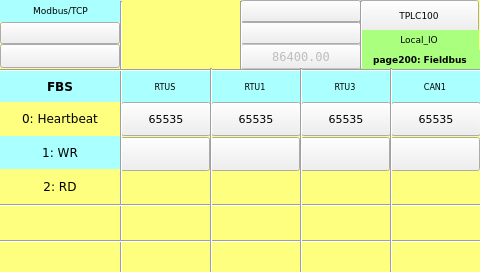
<?xml version="1.0" encoding="UTF-8"?>
<ui version="4.0">
<class>page200</class>
<widget class="QWidget" name="page200">
<property name="geometry">
<rect>
<x>0</x>
<y>0</y>
<width>480</width>
<height>272</height>
</rect>
</property>
<property name="minimumSize">
<size>
<width>480</width>
<height>272</height>
</size>
</property>
<property name="maximumSize">
<size>
<width>480</width>
<height>272</height>
</size>
</property>
<property name="windowTitle">
<string>page200</string>
</property>
<property name="styleSheet">
<string notr="true">QWidget#page200
{
background-color: rgb(255, 255, 127);
}</string>
</property>
<widget class="Line" name="line_vt_2">
<property name="geometry">
<rect>
<x>240</x>
<y>1</y>
<width>3</width>
<height>68</height>
</rect>
</property>
<property name="orientation">
<enum>Qt::Vertical</enum>
</property>
<property name="font">
 <font>
  <family>DejaVu Sans</family>
  <pointsize>8</pointsize>
 </font>
</property>
</widget>
<widget class="Line" name="line_vt_4">
<property name="geometry">
<rect>
<x>360</x>
<y>1</y>
<width>3</width>
<height>68</height>
</rect>
</property>
<property name="orientation">
<enum>Qt::Vertical</enum>
</property>
<property name="font">
 <font>
  <family>DejaVu Sans</family>
  <pointsize>8</pointsize>
 </font>
</property>
</widget>
<widget class="ATCMbutton" name="atcmButton_menu">
<property name="geometry">
<rect>
<x>359</x>
<y>0</y>
<width>120</width>
<height>32</height>
</rect>
</property>
<property name="font">
<font>
<family>DejaVu Sans</family>
  <pointsize>7</pointsize>
<weight>50</weight>
<bold>false</bold>
</font>
</property>
<property name="toolTip">
<string/>
</property>
<property name="whatsThis">
<string>ATCMbutton widget</string>
</property>
<property name="pageName">
<string>menu</string>
</property>
<property name="statusvar">
<string/>
</property>
<property name="viewStatus">
<bool>false</bool>
</property>
<property name="refresh">
<number>200</number>
</property>
<property name="visibilityVar">
<string/>
</property>
<property name="bgColor">
<color>
<red>85</red>
<green>255</green>
<blue>255</blue>
</color>
</property>
<property name="borderColor">
<color>
<red>0</red>
<green>0</green>
<blue>0</blue>
</color>
</property>
<property name="text">
<string>TPLC100</string>
</property>
<property name="pressText">
<string>TPLC100</string>
</property>
<property name="borderWidth">
<number>1</number>
</property>
<property name="borderRadius">
<number>0</number>
</property>
<property name="apparence">
<enum>QFrame::Raised</enum>
</property>
</widget>
<widget class="Line" name="line_hr_2">
<property name="geometry">
<rect>
<x>0</x>
<y>204</y>
<width>481</width>
<height>3</height>
</rect>
</property>
<property name="font">
<font>
<family>DejaVu Sans</family>
  <pointsize>8</pointsize>
</font>
</property>
<property name="orientation">
<enum>Qt::Horizontal</enum>
</property>
</widget>
<widget class="QLabel" name="label_RTU_AnIn_14">
<property name="geometry">
<rect>
<x>0</x>
<y>136</y>
<width>120</width>
<height>33</height>
</rect>
</property>
<property name="font">
<font>
<family>DejaVu Sans</family>
  <pointsize>9</pointsize>
</font>
</property>
<property name="styleSheet">
<string notr="true">background-color: rgb(170, 255, 255);</string>
</property>
<property name="text">
<string>1: WR</string>
</property>
<property name="alignment">
<set>Qt::AlignCenter</set>
</property>
</widget>
<widget class="Line" name="line_vt_1">
<property name="geometry">
<rect>
<x>120</x>
<y>1</y>
<width>3</width>
<height>272</height>
</rect>
</property>
<property name="orientation">
<enum>Qt::Vertical</enum>
</property>
<property name="font">
 <font>
  <family>DejaVu Sans</family>
  <pointsize>8</pointsize>
 </font>
</property>
</widget>
<widget class="Line" name="line_hr_3">
<property name="geometry">
<rect>
<x>0</x>
<y>231</y>
<width>481</width>
<height>21</height>
</rect>
</property>
<property name="orientation">
<enum>Qt::Horizontal</enum>
</property>
<property name="font">
 <font>
  <family>DejaVu Sans</family>
  <pointsize>8</pointsize>
 </font>
</property>
</widget>
<widget class="QLabel" name="label_RTU_AnIn_18">
<property name="geometry">
<rect>
<x>0</x>
<y>70</y>
<width>120</width>
<height>33</height>
</rect>
</property>
<property name="font">
<font>
<family>DejaVu Sans</family>
  <pointsize>9</pointsize>
<weight>75</weight>
<bold>true</bold>
</font>
</property>
<property name="styleSheet">
<string notr="true">background-color: rgb(170, 255, 255);</string>
</property>
<property name="text">
<string>FBS</string>
</property>
<property name="alignment">
<set>Qt::AlignCenter</set>
</property>
</widget>
<widget class="ATCMbutton" name="atcmButton">
<property name="geometry">
<rect>
<x>120</x>
<y>137</y>
<width>90</width>
<height>34</height>
</rect>
</property>
<property name="checkable">
<bool>true</bool>
</property>
<property name="toolTip">
<string>FBS_RTUS_WR</string>
</property>
<property name="whatsThis">
<string>ATCMbutton widget</string>
</property>
<property name="pageName">
<string/>
</property>
<property name="passwordVar">
<string/>
</property>
<property name="statusvar">
<string>FBS_RTUS_WR</string>
</property>
<property name="viewStatus">
<bool>false</bool>
</property>
<property name="visibilityVar">
<string/>
</property>
<property name="bgColor">
<color>
<red>170</red>
<green>255</green>
<blue>255</blue>
</color>
</property>
<property name="text">
<string/>
</property>
<property name="pressText">
<string/>
</property>
<property name="borderWidth">
<number>1</number>
</property>
<property name="borderRadius">
<number>0</number>
</property>
<property name="apparence">
<enum>QFrame::Raised</enum>
</property>
<property name="font">
 <font>
  <family>DejaVu Sans</family>
  <pointsize>8</pointsize>
 </font>
</property>
</widget>
<widget class="ATCMled" name="atcmLed_RTU_AnIn_1">
<property name="geometry">
<rect>
<x>120</x>
<y>170</y>
<width>90</width>
<height>34</height>
</rect>
</property>
<property name="toolTip">
<string>FBS_RTUS_RD</string>
</property>
<property name="whatsThis">
<string>ATCMled widget</string>
</property>
<property name="variable">
<string>FBS_RTUS_RD</string>
</property>
<property name="refresh">
<number>500</number>
</property>
<property name="viewStatus">
<bool>false</bool>
</property>
<property name="visibilityVar">
<string/>
</property>
<property name="onIcon">
<iconset>
<normaloff>:/on.png</normaloff>:/on.png</iconset>
</property>
<property name="offIcon">
<iconset>
<normaloff>:/off.png</normaloff>:/off.png</iconset>
</property>
<property name="font">
 <font>
  <family>DejaVu Sans</family>
  <pointsize>8</pointsize>
 </font>
</property>
</widget>
<widget class="Line" name="line_hr_1">
<property name="geometry">
<rect>
<x>0</x>
<y>69</y>
<width>481</width>
<height>3</height>
</rect>
</property>
<property name="orientation">
<enum>Qt::Horizontal</enum>
</property>
<property name="font">
 <font>
  <family>DejaVu Sans</family>
  <pointsize>8</pointsize>
 </font>
</property>
</widget>
<widget class="QLabel" name="label_Qt_Project">
<property name="geometry">
<rect>
<x>359</x>
<y>30</y>
<width>120</width>
<height>20</height>
</rect>
</property>
<property name="font">
<font>
<family>DejaVu Sans</family>
  <pointsize>7</pointsize>
</font>
</property>
<property name="styleSheet">
<string notr="true">background-color: rgb(170, 255, 127);</string>
</property>
<property name="text">
<string>Local_IO</string>
</property>
<property name="alignment">
<set>Qt::AlignCenter</set>
</property>
</widget>
<widget class="QLabel" name="label_RTU_AnIn_13">
<property name="geometry">
<rect>
<x>0</x>
<y>102</y>
<width>120</width>
<height>33</height>
</rect>
</property>
<property name="font">
<font>
<family>DejaVu Sans</family>
  <pointsize>9</pointsize>
</font>
</property>
<property name="styleSheet">
<string notr="true">background-color: rgb(255, 255, 127);</string>
</property>
<property name="text">
<string>0: Heartbeat</string>
</property>
<property name="alignment">
<set>Qt::AlignCenter</set>
</property>
</widget>
<widget class="QLabel" name="label_Start_3">
<property name="geometry">
<rect>
<x>0</x>
<y>0</y>
<width>121</width>
<height>22</height>
</rect>
</property>
<property name="font">
<font>
<family>DejaVu Sans</family>
  <pointsize>7</pointsize>
</font>
</property>
<property name="styleSheet">
<string notr="true">background-color: rgb(170, 255, 255);</string>
</property>
<property name="text">
<string>Modbus/TCP</string>
</property>
<property name="alignment">
<set>Qt::AlignCenter</set>
</property>
</widget>
<widget class="ATCMlabel" name="atcmLabel_2">
<property name="geometry">
<rect>
<x>0</x>
<y>44</y>
<width>120</width>
<height>24</height>
</rect>
</property>
<property name="font">
<font>
<family>DejaVu Sans</family>
  <pointsize>9</pointsize>
</font>
</property>
<property name="toolTip">
<string>TEST_STATUS</string>
</property>
<property name="whatsThis">
<string>ATCMlabel widget</string>
</property>
<property name="variable">
<string>TEST_STATUS</string>
</property>
<property name="refresh">
<number>500</number>
</property>
<property name="max">
<string>0</string>
</property>
<property name="min">
<string>0</string>
</property>
<property name="viewStatus">
<bool>false</bool>
</property>
<property name="visibilityVar">
<string/>
</property>
<property name="bgColor">
<color>
<red>255</red>
<green>255</green>
<blue>127</blue>
</color>
</property>
<property name="borderWidth">
<number>1</number>
</property>
<property name="borderRadius">
<number>0</number>
</property>
<property name="format">
<enum>ATCMlabel::Hex</enum>
</property>
</widget>
<widget class="ATCMlabel" name="atcmLabel">
<property name="geometry">
<rect>
<x>0</x>
<y>22</y>
<width>120</width>
<height>22</height>
</rect>
</property>
<property name="font">
<font>
<family>DejaVu Sans</family>
  <pointsize>9</pointsize>
</font>
</property>
<property name="toolTip">
<string>TEST_COMMAND</string>
</property>
<property name="whatsThis">
<string>ATCMlabel widget</string>
</property>
<property name="variable">
<string>TEST_COMMAND</string>
</property>
<property name="refresh">
<number>500</number>
</property>
<property name="max">
<string>0</string>
</property>
<property name="min">
<string>0</string>
</property>
<property name="viewStatus">
<bool>false</bool>
</property>
<property name="visibilityVar">
<string/>
</property>
<property name="bgColor">
<color>
<red>170</red>
<green>255</green>
<blue>127</blue>
</color>
</property>
<property name="borderWidth">
<number>1</number>
</property>
<property name="borderRadius">
<number>0</number>
</property>
<property name="format">
<enum>ATCMlabel::Hex</enum>
</property>
</widget>
<widget class="ATCMtime" name="atcmTime">
<property name="geometry">
<rect>
<x>240</x>
<y>22</y>
<width>121</width>
<height>22</height>
</rect>
</property>
<property name="font">
<font>
<family>DejaVu Sans Mono</family>
  <pointsize>8</pointsize>
</font>
</property>
<property name="toolTip">
<string>ATCM QTime</string>
</property>
<property name="whatsThis">
<string>ATCMtime widget</string>
</property>
<property name="bgColor">
<color>
<red>170</red>
<green>255</green>
<blue>127</blue>
</color>
</property>
<property name="borderWidth">
<number>0</number>
</property>
<property name="borderRadius">
<number>0</number>
</property>
</widget>
<widget class="ATCMdate" name="atcmDate">
<property name="geometry">
<rect>
<x>240</x>
<y>0</y>
<width>121</width>
<height>22</height>
</rect>
</property>
<property name="font">
<font>
<family>DejaVu Sans Mono</family>
  <pointsize>8</pointsize>
</font>
</property>
<property name="toolTip">
<string>ATCM QDate</string>
</property>
<property name="whatsThis">
<string>ATCMdate widget</string>
</property>
<property name="bgColor">
<color>
<red>170</red>
<green>255</green>
<blue>127</blue>
</color>
</property>
<property name="borderWidth">
<number>0</number>
</property>
<property name="borderRadius">
<number>0</number>
</property>
<property name="format">
<enum>ATCMdate::YYYY_MM_DD</enum>
</property>
</widget>
<widget class="ATCMlabel" name="atcmLabel_PLC_time">
<property name="enabled">
<bool>false</bool>
</property>
<property name="geometry">
<rect>
<x>241</x>
<y>44</y>
<width>120</width>
<height>25</height>
</rect>
</property>
<property name="font">
<font>
<family>DejaVu Sans Mono</family>
  <pointsize>9</pointsize>
</font>
</property>
<property name="text">
<string>86400.00</string>
</property>
<property name="toolTip">
<string>PLC_time</string>
</property>
<property name="whatsThis">
<string>ATCMlabel widget</string>
</property>
<property name="variable">
<string>PLC_time</string>
</property>
<property name="refresh">
<number>500</number>
</property>
<property name="max">
<string>0</string>
</property>
<property name="min">
<string>0</string>
</property>
<property name="viewStatus">
<bool>false</bool>
</property>
<property name="visibilityVar">
<string/>
</property>
<property name="bgColor">
<color>
<red>170</red>
<green>255</green>
<blue>127</blue>
</color>
</property>
<property name="fontColor">
<color>
<red>0</red>
<green>0</green>
<blue>0</blue>
</color>
</property>
<property name="borderWidth">
<number>0</number>
</property>
<property name="borderRadius">
<number>0</number>
</property>
</widget>
<widget class="QLabel" name="label_RTU_AnIn_3">
<property name="geometry">
<rect>
<x>120</x>
<y>70</y>
<width>90</width>
<height>34</height>
</rect>
</property>
<property name="font">
<font>
<family>DejaVu Sans</family>
  <pointsize>6</pointsize>
</font>
</property>
<property name="styleSheet">
<string notr="true">background-color: rgb(170, 255, 255);</string>
</property>
<property name="text">
<string>RTUS</string>
</property>
<property name="alignment">
<set>Qt::AlignCenter</set>
</property>
</widget>
<widget class="QLabel" name="label_RTU_AnIn_15">
<property name="geometry">
<rect>
<x>0</x>
<y>170</y>
<width>120</width>
<height>33</height>
</rect>
</property>
<property name="font">
<font>
<family>DejaVu Sans</family>
  <pointsize>9</pointsize>
</font>
</property>
<property name="styleSheet">
<string notr="true">background-color: rgb(255, 255, 127);</string>
</property>
<property name="text">
<string>2: RD</string>
</property>
<property name="alignment">
<set>Qt::AlignCenter</set>
</property>
</widget>
<widget class="ATCMlabel" name="atcmLabel_3">
<property name="geometry">
<rect>
<x>121</x>
<y>102</y>
<width>90</width>
<height>34</height>
</rect>
</property>
<property name="font">
<font>
<family>DejaVu Sans</family>
  <pointsize>8</pointsize>
</font>
</property>
<property name="text">
<string>65535</string>
</property>
<property name="toolTip">
<string>FBS_HEARTBEATS</string>
</property>
<property name="whatsThis">
<string>ATCMlabel widget</string>
</property>
<property name="variable">
<string>FBS_HEARTBEATS</string>
</property>
<property name="refresh">
<number>500</number>
</property>
<property name="max">
<string>0</string>
</property>
<property name="min">
<string>0</string>
</property>
<property name="viewStatus">
<bool>true</bool>
</property>
<property name="visibilityVar">
<string/>
</property>
<property name="bgColor">
<color>
<red>255</red>
<green>255</green>
<blue>127</blue>
</color>
</property>
<property name="borderWidth">
<number>1</number>
</property>
<property name="borderRadius">
<number>0</number>
</property>
</widget>
<widget class="ATCMbutton" name="atcmButton_2">
<property name="geometry">
<rect>
<x>210</x>
<y>137</y>
<width>90</width>
<height>34</height>
</rect>
</property>
<property name="checkable">
<bool>true</bool>
</property>
<property name="toolTip">
<string>FBS_RTU1_WR</string>
</property>
<property name="whatsThis">
<string>ATCMbutton widget</string>
</property>
<property name="pageName">
<string/>
</property>
<property name="passwordVar">
<string/>
</property>
<property name="statusvar">
<string>FBS_RTU1_WR</string>
</property>
<property name="viewStatus">
<bool>false</bool>
</property>
<property name="visibilityVar">
<string/>
</property>
<property name="bgColor">
<color>
<red>170</red>
<green>255</green>
<blue>255</blue>
</color>
</property>
<property name="text">
<string/>
</property>
<property name="pressText">
<string/>
</property>
<property name="borderWidth">
<number>1</number>
</property>
<property name="borderRadius">
<number>0</number>
</property>
<property name="apparence">
<enum>QFrame::Raised</enum>
</property>
<property name="font">
 <font>
  <family>DejaVu Sans</family>
  <pointsize>8</pointsize>
 </font>
</property>
</widget>
<widget class="QLabel" name="label_RTU_AnIn_4">
<property name="geometry">
<rect>
<x>210</x>
<y>70</y>
<width>90</width>
<height>34</height>
</rect>
</property>
<property name="font">
<font>
<family>DejaVu Sans</family>
  <pointsize>6</pointsize>
</font>
</property>
<property name="styleSheet">
<string notr="true">background-color: rgb(170, 255, 255);</string>
</property>
<property name="text">
<string>RTU1</string>
</property>
<property name="alignment">
<set>Qt::AlignCenter</set>
</property>
</widget>
<widget class="ATCMled" name="atcmLed_RTU_AnIn_2">
<property name="geometry">
<rect>
<x>210</x>
<y>170</y>
<width>90</width>
<height>34</height>
</rect>
</property>
<property name="toolTip">
<string>FBS_RTU1_RD</string>
</property>
<property name="whatsThis">
<string>ATCMled widget</string>
</property>
<property name="variable">
<string>FBS_RTU1_RD</string>
</property>
<property name="refresh">
<number>500</number>
</property>
<property name="viewStatus">
<bool>false</bool>
</property>
<property name="visibilityVar">
<string/>
</property>
<property name="onIcon">
<iconset>
<normaloff>:/on.png</normaloff>:/on.png</iconset>
</property>
<property name="offIcon">
<iconset>
<normaloff>:/off.png</normaloff>:/off.png</iconset>
</property>
<property name="font">
 <font>
  <family>DejaVu Sans</family>
  <pointsize>8</pointsize>
 </font>
</property>
</widget>
<widget class="ATCMlabel" name="atcmLabel_4">
<property name="geometry">
<rect>
<x>211</x>
<y>102</y>
<width>90</width>
<height>34</height>
</rect>
</property>
<property name="font">
<font>
<family>DejaVu Sans</family>
  <pointsize>8</pointsize>
</font>
</property>
<property name="text">
<string>65535</string>
</property>
<property name="toolTip">
<string>FBS_HEARTBEAT1</string>
</property>
<property name="whatsThis">
<string>ATCMlabel widget</string>
</property>
<property name="variable">
<string>FBS_HEARTBEAT1</string>
</property>
<property name="refresh">
<number>500</number>
</property>
<property name="max">
<string>0</string>
</property>
<property name="min">
<string>0</string>
</property>
<property name="viewStatus">
<bool>true</bool>
</property>
<property name="visibilityVar">
<string/>
</property>
<property name="bgColor">
<color>
<red>255</red>
<green>255</green>
<blue>127</blue>
</color>
</property>
<property name="borderWidth">
<number>1</number>
</property>
<property name="borderRadius">
<number>0</number>
</property>
</widget>
<widget class="ATCMbutton" name="atcmButton_3">
<property name="geometry">
<rect>
<x>300</x>
<y>137</y>
<width>90</width>
<height>34</height>
</rect>
</property>
<property name="checkable">
<bool>true</bool>
</property>
<property name="toolTip">
<string>FBS_RTU3_WR</string>
</property>
<property name="whatsThis">
<string>ATCMbutton widget</string>
</property>
<property name="pageName">
<string/>
</property>
<property name="passwordVar">
<string/>
</property>
<property name="statusvar">
<string>FBS_RTU3_WR</string>
</property>
<property name="viewStatus">
<bool>false</bool>
</property>
<property name="visibilityVar">
<string/>
</property>
<property name="bgColor">
<color>
<red>170</red>
<green>255</green>
<blue>255</blue>
</color>
</property>
<property name="text">
<string/>
</property>
<property name="pressText">
<string/>
</property>
<property name="borderWidth">
<number>1</number>
</property>
<property name="borderRadius">
<number>0</number>
</property>
<property name="apparence">
<enum>QFrame::Raised</enum>
</property>
<property name="font">
 <font>
  <family>DejaVu Sans</family>
  <pointsize>8</pointsize>
 </font>
</property>
</widget>
<widget class="QLabel" name="label_RTU_AnIn_5">
<property name="geometry">
<rect>
<x>300</x>
<y>70</y>
<width>90</width>
<height>34</height>
</rect>
</property>
<property name="font">
<font>
<family>DejaVu Sans</family>
  <pointsize>6</pointsize>
</font>
</property>
<property name="styleSheet">
<string notr="true">background-color: rgb(170, 255, 255);</string>
</property>
<property name="text">
<string>RTU3</string>
</property>
<property name="alignment">
<set>Qt::AlignCenter</set>
</property>
</widget>
<widget class="ATCMled" name="atcmLed_RTU_AnIn_3">
<property name="geometry">
<rect>
<x>300</x>
<y>170</y>
<width>90</width>
<height>34</height>
</rect>
</property>
<property name="toolTip">
<string>FBS_RTU3_RD</string>
</property>
<property name="whatsThis">
<string>ATCMled widget</string>
</property>
<property name="variable">
<string>FBS_RTU3_RD</string>
</property>
<property name="refresh">
<number>500</number>
</property>
<property name="viewStatus">
<bool>false</bool>
</property>
<property name="visibilityVar">
<string/>
</property>
<property name="onIcon">
<iconset>
<normaloff>:/on.png</normaloff>:/on.png</iconset>
</property>
<property name="offIcon">
<iconset>
<normaloff>:/off.png</normaloff>:/off.png</iconset>
</property>
<property name="font">
 <font>
  <family>DejaVu Sans</family>
  <pointsize>8</pointsize>
 </font>
</property>
</widget>
<widget class="ATCMlabel" name="atcmLabel_5">
<property name="geometry">
<rect>
<x>301</x>
<y>102</y>
<width>90</width>
<height>34</height>
</rect>
</property>
<property name="font">
<font>
<family>DejaVu Sans</family>
  <pointsize>8</pointsize>
</font>
</property>
<property name="text">
<string>65535</string>
</property>
<property name="toolTip">
<string>FBS_HEARTBEAT3</string>
</property>
<property name="whatsThis">
<string>ATCMlabel widget</string>
</property>
<property name="variable">
<string>FBS_HEARTBEAT3</string>
</property>
<property name="refresh">
<number>500</number>
</property>
<property name="max">
<string>0</string>
</property>
<property name="min">
<string>0</string>
</property>
<property name="viewStatus">
<bool>true</bool>
</property>
<property name="visibilityVar">
<string/>
</property>
<property name="bgColor">
<color>
<red>255</red>
<green>255</green>
<blue>127</blue>
</color>
</property>
<property name="borderWidth">
<number>1</number>
</property>
<property name="borderRadius">
<number>0</number>
</property>
</widget>
<widget class="ATCMbutton" name="atcmButton_4">
<property name="geometry">
<rect>
<x>390</x>
<y>137</y>
<width>90</width>
<height>34</height>
</rect>
</property>
<property name="checkable">
<bool>true</bool>
</property>
<property name="toolTip">
<string>FBS_CAN1_WR</string>
</property>
<property name="whatsThis">
<string>ATCMbutton widget</string>
</property>
<property name="pageName">
<string/>
</property>
<property name="passwordVar">
<string/>
</property>
<property name="statusvar">
<string>FBS_CAN1_WR</string>
</property>
<property name="viewStatus">
<bool>false</bool>
</property>
<property name="visibilityVar">
<string/>
</property>
<property name="bgColor">
<color>
<red>170</red>
<green>255</green>
<blue>255</blue>
</color>
</property>
<property name="text">
<string/>
</property>
<property name="pressText">
<string/>
</property>
<property name="borderWidth">
<number>1</number>
</property>
<property name="borderRadius">
<number>0</number>
</property>
<property name="apparence">
<enum>QFrame::Raised</enum>
</property>
<property name="font">
 <font>
  <family>DejaVu Sans</family>
  <pointsize>8</pointsize>
 </font>
</property>
</widget>
<widget class="QLabel" name="label_RTU_AnIn_6">
<property name="geometry">
<rect>
<x>390</x>
<y>70</y>
<width>90</width>
<height>34</height>
</rect>
</property>
<property name="font">
<font>
<family>DejaVu Sans</family>
  <pointsize>6</pointsize>
</font>
</property>
<property name="styleSheet">
<string notr="true">background-color: rgb(170, 255, 255);</string>
</property>
<property name="text">
<string>CAN1</string>
</property>
<property name="alignment">
<set>Qt::AlignCenter</set>
</property>
</widget>
<widget class="ATCMled" name="atcmLed_RTU_AnIn_4">
<property name="geometry">
<rect>
<x>390</x>
<y>170</y>
<width>90</width>
<height>34</height>
</rect>
</property>
<property name="toolTip">
<string>FBS_CAN1_RD</string>
</property>
<property name="whatsThis">
<string>ATCMled widget</string>
</property>
<property name="variable">
<string>FBS_CAN1_RD</string>
</property>
<property name="refresh">
<number>500</number>
</property>
<property name="viewStatus">
<bool>false</bool>
</property>
<property name="visibilityVar">
<string/>
</property>
<property name="onIcon">
<iconset>
<normaloff>:/on.png</normaloff>:/on.png</iconset>
</property>
<property name="offIcon">
<iconset>
<normaloff>:/off.png</normaloff>:/off.png</iconset>
</property>
<property name="font">
 <font>
  <family>DejaVu Sans</family>
  <pointsize>8</pointsize>
 </font>
</property>
</widget>
<widget class="ATCMlabel" name="atcmLabel_6">
<property name="geometry">
<rect>
<x>391</x>
<y>102</y>
<width>90</width>
<height>34</height>
</rect>
</property>
<property name="font">
<font>
<family>DejaVu Sans</family>
  <pointsize>8</pointsize>
</font>
</property>
<property name="text">
<string>65535</string>
</property>
<property name="toolTip">
<string>FBS_HEARTBEATC</string>
</property>
<property name="whatsThis">
<string>ATCMlabel widget</string>
</property>
<property name="variable">
<string>FBS_HEARTBEATC</string>
</property>
<property name="refresh">
<number>500</number>
</property>
<property name="max">
<string>0</string>
</property>
<property name="min">
<string>0</string>
</property>
<property name="viewStatus">
<bool>true</bool>
</property>
<property name="visibilityVar">
<string/>
</property>
<property name="bgColor">
<color>
<red>255</red>
<green>255</green>
<blue>127</blue>
</color>
</property>
<property name="borderWidth">
<number>1</number>
</property>
<property name="borderRadius">
<number>0</number>
</property>
</widget>
<widget class="QLabel" name="label_Qt_Project_2">
<property name="geometry">
<rect>
<x>360</x>
<y>50</y>
<width>120</width>
<height>20</height>
</rect>
</property>
<property name="font">
<font>
<family>DejaVu Sans</family>
  <pointsize>7</pointsize>
<weight>75</weight>
<bold>true</bold>
</font>
</property>
<property name="styleSheet">
<string notr="true">background-color: rgb(170, 255, 127);</string>
</property>
<property name="text">
<string>page200: Fieldbus</string>
</property>
<property name="alignment">
<set>Qt::AlignCenter</set>
</property>
</widget>
<widget class="Line" name="line_vt_3">
<property name="geometry">
<rect>
<x>210</x>
<y>68</y>
<width>3</width>
<height>204</height>
</rect>
</property>
<property name="orientation">
<enum>Qt::Vertical</enum>
</property>
<property name="font">
 <font>
  <family>DejaVu Sans</family>
  <pointsize>8</pointsize>
 </font>
</property>
</widget>
<widget class="Line" name="line_vt_5">
<property name="geometry">
<rect>
<x>300</x>
<y>68</y>
<width>3</width>
<height>204</height>
</rect>
</property>
<property name="orientation">
<enum>Qt::Vertical</enum>
</property>
<property name="font">
 <font>
  <family>DejaVu Sans</family>
  <pointsize>8</pointsize>
 </font>
</property>
</widget>
<widget class="Line" name="line_vt_6">
<property name="geometry">
<rect>
<x>390</x>
<y>68</y>
<width>3</width>
<height>204</height>
</rect>
</property>
<property name="orientation">
<enum>Qt::Vertical</enum>
</property>
<property name="font">
 <font>
  <family>DejaVu Sans</family>
  <pointsize>8</pointsize>
 </font>
</property>
</widget>
<zorder>atcmButton_menu</zorder>
<zorder>label_RTU_AnIn_14</zorder>
<zorder>label_RTU_AnIn_18</zorder>
<zorder>atcmLed_RTU_AnIn_1</zorder>
<zorder>label_Qt_Project</zorder>
<zorder>label_RTU_AnIn_13</zorder>
<zorder>atcmButton</zorder>
<zorder>label_Start_3</zorder>
<zorder>atcmLabel_2</zorder>
<zorder>atcmLabel</zorder>
<zorder>atcmTime</zorder>
<zorder>atcmDate</zorder>
<zorder>atcmLabel_PLC_time</zorder>
<zorder>label_RTU_AnIn_3</zorder>
<zorder>label_RTU_AnIn_15</zorder>
<zorder>atcmLabel_3</zorder>
<zorder>atcmButton_2</zorder>
<zorder>label_RTU_AnIn_4</zorder>
<zorder>atcmLed_RTU_AnIn_2</zorder>
<zorder>atcmLabel_4</zorder>
<zorder>atcmButton_3</zorder>
<zorder>label_RTU_AnIn_5</zorder>
<zorder>atcmLed_RTU_AnIn_3</zorder>
<zorder>atcmLabel_5</zorder>
<zorder>atcmButton_4</zorder>
<zorder>label_RTU_AnIn_6</zorder>
<zorder>atcmLed_RTU_AnIn_4</zorder>
<zorder>atcmLabel_6</zorder>
<zorder>label_Qt_Project_2</zorder>
<zorder>line_vt_1</zorder>
<zorder>line_hr_1</zorder>
<zorder>line_vt_4</zorder>
<zorder>line_hr_3</zorder>
<zorder>line_vt_2</zorder>
<zorder>line_hr_2</zorder>
<zorder>line_vt_3</zorder>
<zorder>line_vt_5</zorder>
<zorder>line_vt_6</zorder>
</widget>
<customwidgets>
<customwidget>
<class>ATCMbutton</class>
<extends>QPushButton</extends>
<header>atcmplugin.h</header>
</customwidget>
<customwidget>
<class>ATCMdate</class>
<extends>QPushButton</extends>
<header>atcmplugin.h</header>
</customwidget>
<customwidget>
<class>ATCMlabel</class>
<extends>QPushButton</extends>
<header>atcmplugin.h</header>
</customwidget>
<customwidget>
<class>ATCMled</class>
<extends>QLabel</extends>
<header>atcmplugin.h</header>
</customwidget>
<customwidget>
<class>ATCMtime</class>
<extends>QPushButton</extends>
<header>atcmplugin.h</header>
</customwidget>
</customwidgets>
<resources/>
<connections>
<connection>
<sender>atcmButton_menu</sender>
<signal>newPage(const char*,bool)</signal>
<receiver>page200</receiver>
<slot>goto_page(const char*,bool)</slot>
<hints>
<hint type="sourcelabel">
<x>20</x>
<y>20</y>
</hint>
<hint type="destinationlabel">
<x>20</x>
<y>20</y>
</hint>
</hints>
</connection>
</connections>
<slots>
<slot>goto_page(const char*,bool)</slot>
</slots>
</ui>
